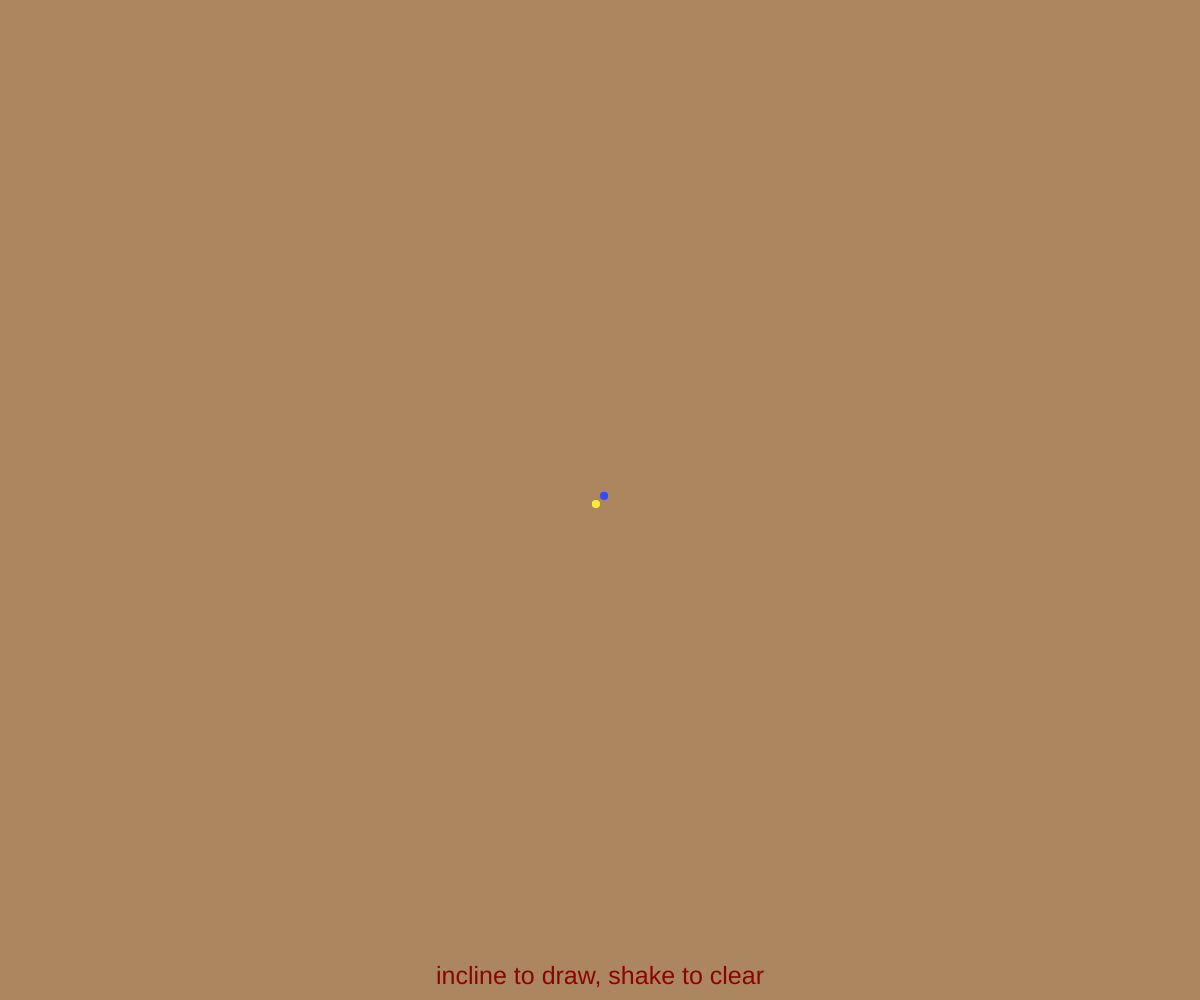
Frame 1 (no input)
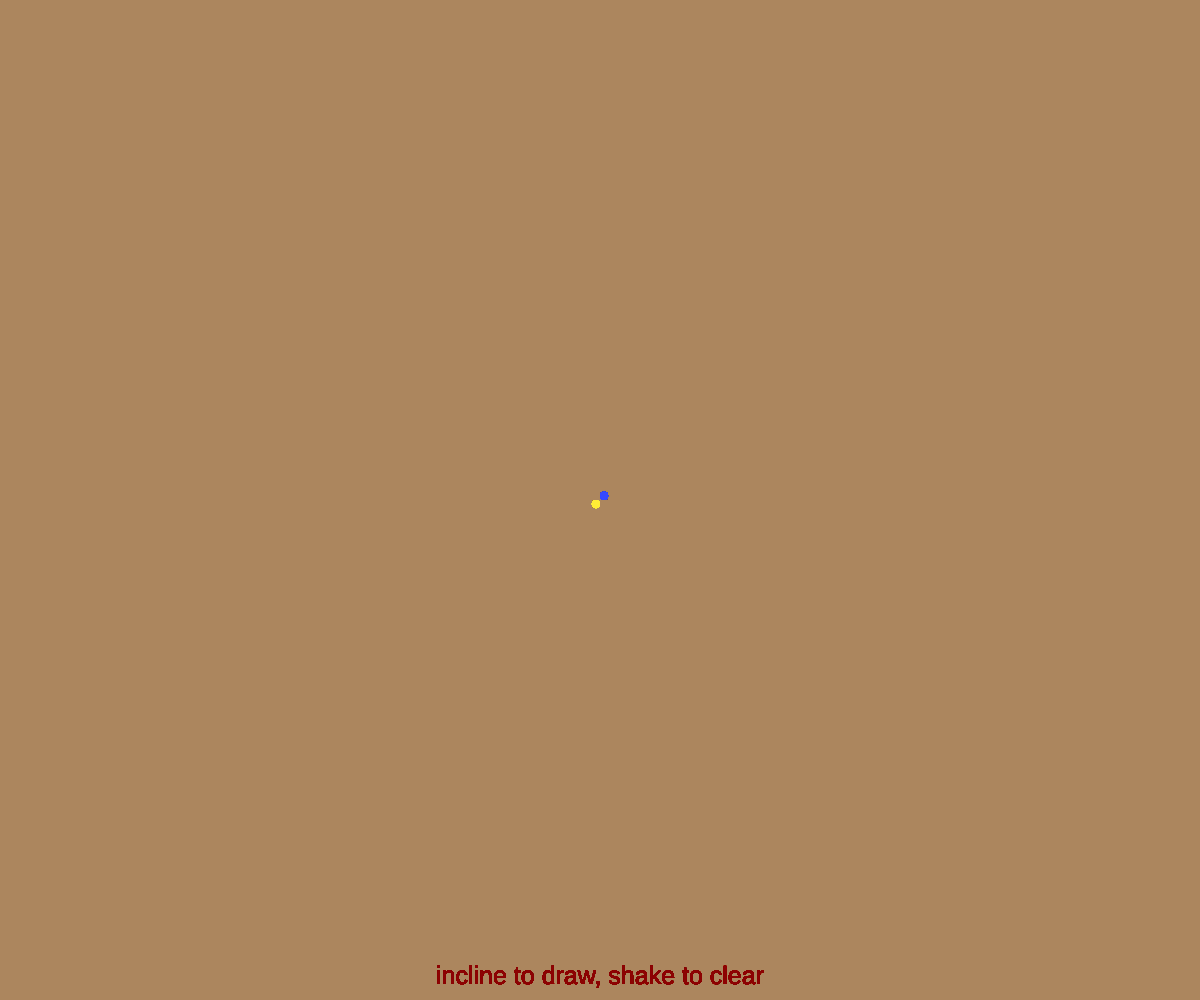
Frame 60 (no input)
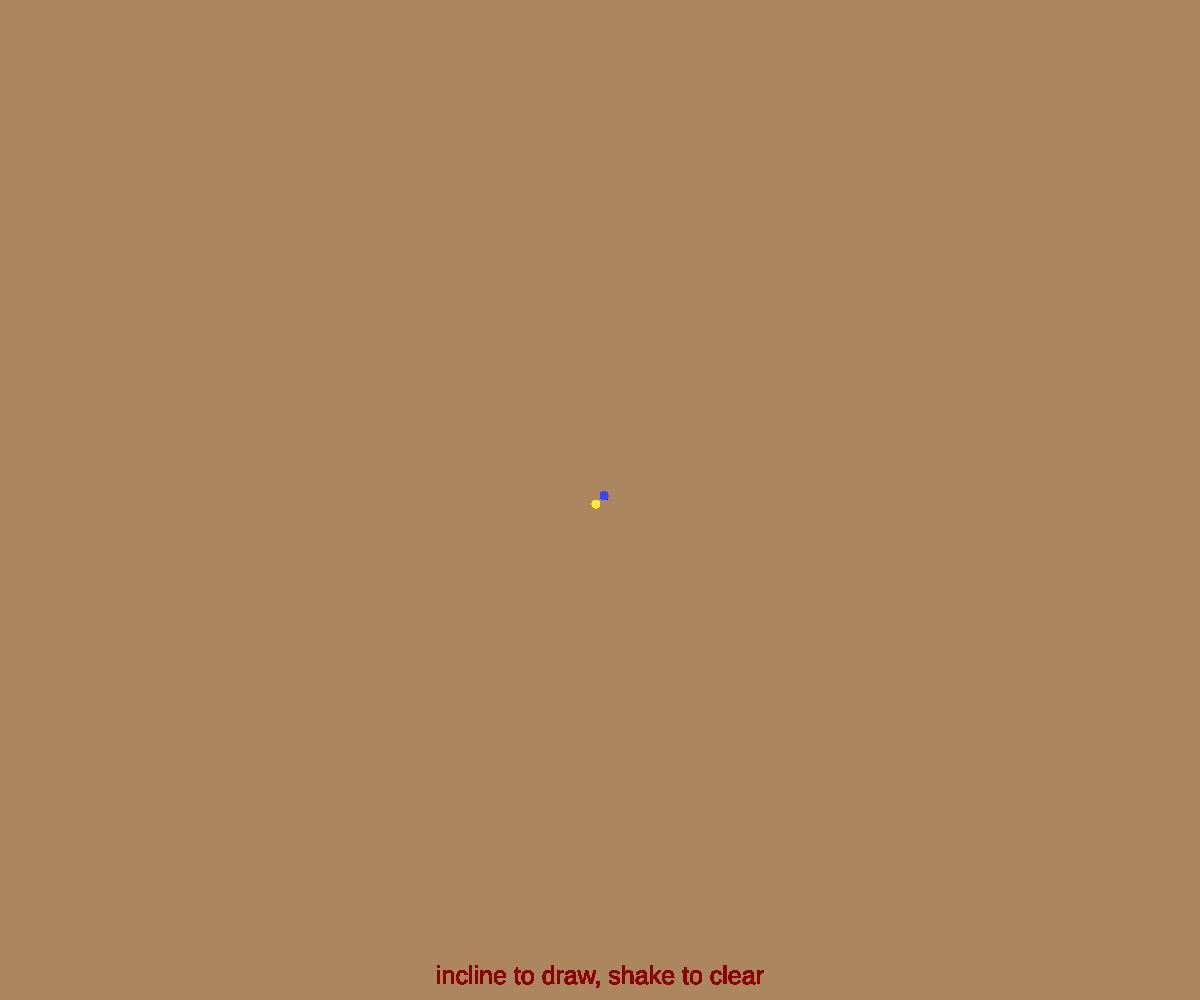
Frame 120 (the mouse pressed at the canvas centre since frame 60)

The p5.js sketch that drew these frames (run headless with seeded random() and noise() and a simulated clock; from frame 60 on, the mouse is pressed at the canvas centre):

// p5.js sketch
// ── sketch.js
var px = 0;
var py = 0;
var ax = 0;
var ay = 0;
var vx = 0;
var vy = 0;
var sp = 0.02;
var gr = 0.8;
var i = "incline to draw, shake to clear";
var sh = 0;

function setup() {
  createCanvas(windowWidth, windowHeight);
  px = windowWidth / 2;
  py = windowHeight / 2;
  noStroke();
  background("#ac865e");
  angleMode(DEGREES);
}

function draw() {
  var size = pow(windowWidth * windowHeight, 0.15);

  fill("#8c0303");
  textSize(25);
  textAlign(CENTER);
  text(i, width / 2, height - size * 2);

  //move();

  fill("#ffec36");
  push();
  translate(width, 0);
  scale(-1, 1);
  ellipse(px + size / 2, py + size / 2, size);
  pop();

  fill("#3649ff");
  push();
  translate(0, height);
  scale(1, -1);
  ellipse(px + size / 2, py + size / 2, size);
  pop();
}

function deviceShaken() {
  sh = sh + 5;
  if (sh > 25) {
    sh = 0;
    background(45, 36, 30);
    i = "";
  }
}

function deviceMoved() {
  var size = pow(windowWidth * windowHeight, 0.15);
  ax = rotationX;
  ay = rotationY;

  vx = vx + ay;
  vy = vy + ax;
  py = py + vy * sp;
  px = px + vx * sp;

  if (px < 0) {
    px = 0;
    vx = -vx * gr;
  }
  if (py < 0) {
    py = 0;
    vy = -vy * gr;
  }
  if (px > width - size) {
    px = width - size;
    vx = -vx * gr;
  }
  if (py > height - size) {
    s = true;
    py = height - size;
    vy = -vy * gr;
  }
}
